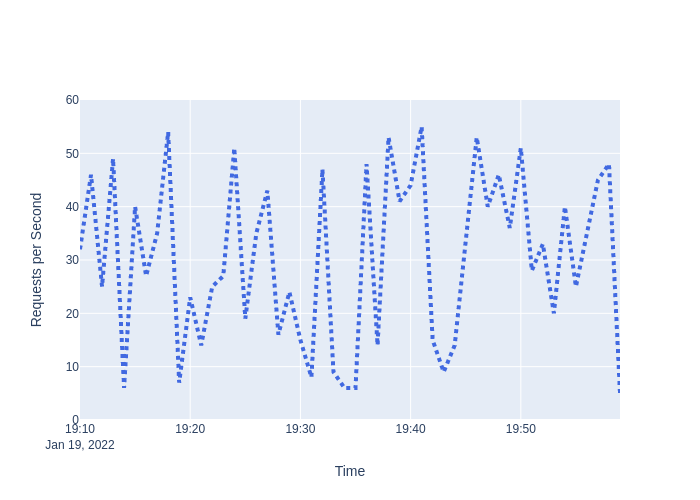

Write Python code to recreate this figure.
import plotly.graph_objects as go
import random 
import os

base_dir = os.path.dirname(__file__)

date_times_by_minute = [f'2022-01-19 19:{i}:00' for i in range(0, 60)]
requests_per_second = [
   # Traffic jumps between 5 and 55 requests per second for an hour
    *[random.randint(5, 55) for i in range(0, 60)],
]


fig = go.Figure()
# Create and style traces
fig.add_trace(go.Scatter(x=date_times_by_minute, y=requests_per_second, name='Average Requests per Second',
                         line=dict(color='royalblue', width=4, dash='dot')))
fig.update_yaxes(anchor="x", range=[0, 60], title_text="Requests per Second")
fig.update_xaxes(title_text="Time")
fig.write_image(f"{base_dir}/stable_traffic_chart.png")
